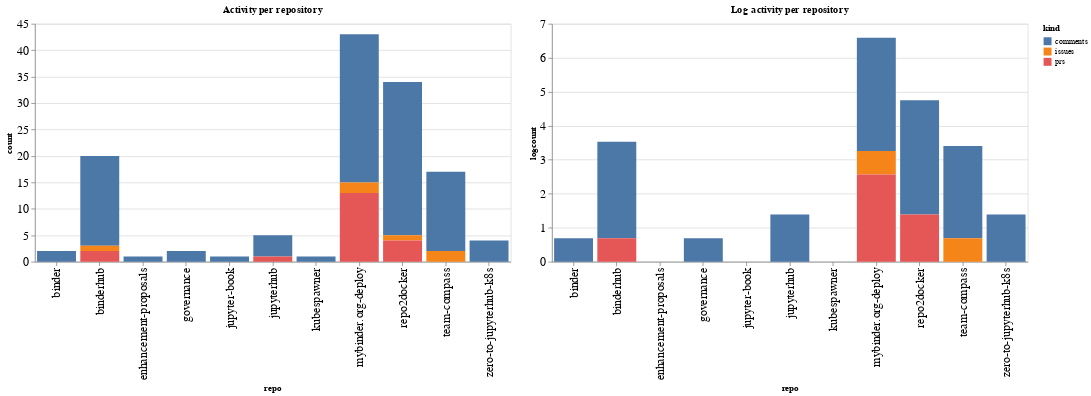

The cell this chart's notebook holds for it:
### Code cell
ch1 = alt.Chart(repo_summaries, width=600, title="Activity per repository").mark_bar().encode(
    x='repo',
    y='count',
    color='kind',
    tooltip="kind"
)

ch2 = alt.Chart(repo_summaries, width=600, title="Log activity per repository").mark_bar().encode(
    x='repo',
    y='logcount',
    color='kind',
    tooltip="kind"
)

ch1 | ch2

### Figure 1 — Vega-Lite specification as saved in the notebook (floating-point values rounded to 4 significant figures)
{"config": {"axisLeft": {"labelFontSize": 15}, "axisBottom": {"labelFontSize": 15}}, "hconcat": [{"mark": "bar", "encoding": {"color": {"type": "nominal", "field": "kind"}, "tooltip": {"type": "nominal", "field": "kind"}, "x": {"type": "nominal", "field": "repo"}, "y": {"type": "quantitative", "field": "count"}}, "title": "Activity per repository", "width": 600}, {"mark": "bar", "encoding": {"color": {"type": "nominal", "field": "kind"}, "tooltip": {"type": "nominal", "field": "kind"}, "x": {"type": "nominal", "field": "repo"}, "y": {"type": "quantitative", "field": "logcount"}}, "title": "Log activity per repository", "width": 600}], "data": {"name": "data-517f96fbed414fcd5e64a2a12069d12c"}, "$schema": "https://vega.github.io/schema/vega-lite/v4.8.1.json", "datasets": {"data-517f96fbed414fcd5e64a2a12069d12c": [{"repo": "binder", "kind": "comments", "count": 2, "logcount": 0.6931}, {"repo": "binderhub", "kind": "comments", "count": 17, "logcount": 2.833}, {"repo": "binderhub", "kind": "issues", "count": 1, "logcount": 0.0}, {"repo": "binderhub", "kind": "prs", "count": 2, "logcount": 0.6931}, {"repo": "enhancement-proposals", "kind": "comments", "count": 1, "logcount": 0.0}, {"repo": "governance", "kind": "comments", "count": 2, "logcount": 0.6931}, {"repo": "jupyter-book", "kind": "comments", "count": 1, "logcount": 0.0}, {"repo": "jupyterhub", "kind": "comments", "count": 4, "logcount": 1.386}, {"repo": "jupyterhub", "kind": "prs", "count": 1, "logcount": 0.0}, {"repo": "kubespawner", "kind": "comments", "count": 1, "logcount": 0.0}, {"repo": "mybinder.org-deploy", "kind": "comments", "count": 28, "logcount": 3.332}, {"repo": "mybinder.org-deploy", "kind": "issues", "count": 2, "logcount": 0.6931}, {"repo": "mybinder.org-deploy", "kind": "prs", "count": 13, "logcount": 2.565}, {"repo": "repo2docker", "kind": "comments", "count": 29, "logcount": 3.367}, {"repo": "repo2docker", "kind": "issues", "count": 1, "logcount": 0.0}, {"repo": "repo2docker", "kind": "prs", "count": 4, "logcount": 1.386}, {"repo": "team-compass", "kind": "comments", "count": 15, "logcount": 2.708}, {"repo": "team-compass", "kind": "issues", "count": 2, "logcount": 0.6931}, {"repo": "zero-to-jupyterhub-k8s", "kind": "comments", "count": 4, "logcount": 1.386}]}}
